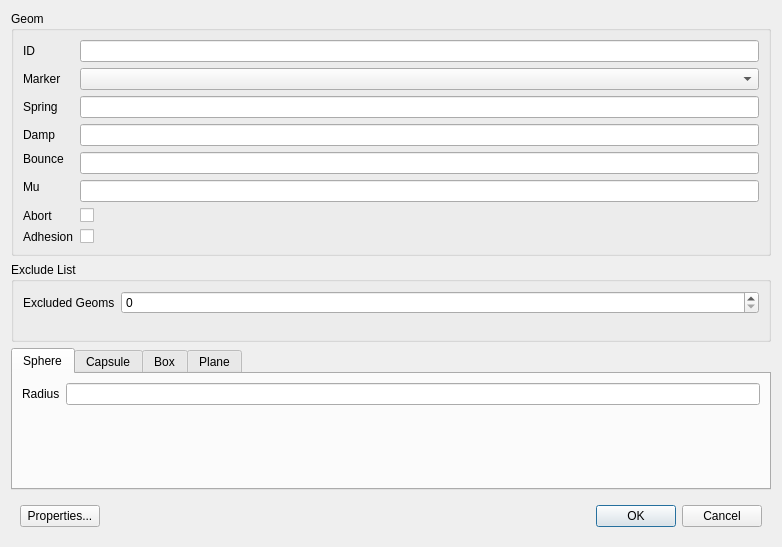
<?xml version="1.0" encoding="UTF-8"?>
<ui version="4.0">
 <class>DialogGeoms</class>
 <widget class="QDialog" name="DialogGeoms">
  <property name="geometry">
   <rect>
    <x>0</x>
    <y>0</y>
    <width>782</width>
    <height>540</height>
   </rect>
  </property>
  <property name="windowTitle">
   <string>Dialog</string>
  </property>
  <layout class="QGridLayout" name="gridLayout_7">
   <item row="0" column="0">
    <widget class="QGroupBox" name="groupBox">
     <property name="title">
      <string>Geom</string>
     </property>
     <layout class="QGridLayout" name="gridLayout">
      <item row="4" column="1" rowspan="2">
       <widget class="LineEditDouble" name="lineEditBounce"/>
      </item>
      <item row="2" column="1">
       <widget class="LineEditDouble" name="lineEditSpring"/>
      </item>
      <item row="7" column="0">
       <widget class="QLabel" name="label_8">
        <property name="text">
         <string>Abort</string>
        </property>
       </widget>
      </item>
      <item row="0" column="0">
       <widget class="QLabel" name="label">
        <property name="text">
         <string>ID</string>
        </property>
       </widget>
      </item>
      <item row="1" column="0">
       <widget class="QLabel" name="label_2">
        <property name="text">
         <string>Marker</string>
        </property>
       </widget>
      </item>
      <item row="3" column="0">
       <widget class="QLabel" name="label_5">
        <property name="text">
         <string>Damp</string>
        </property>
       </widget>
      </item>
      <item row="6" column="1">
       <widget class="LineEditDouble" name="lineEditMu"/>
      </item>
      <item row="5" column="0" rowspan="2">
       <widget class="QLabel" name="label_7">
        <property name="text">
         <string>Mu</string>
        </property>
       </widget>
      </item>
      <item row="0" column="1">
       <widget class="LineEditUniqueName" name="lineEditGeomID"/>
      </item>
      <item row="1" column="1">
       <widget class="QComboBox" name="comboBoxGeomMarker"/>
      </item>
      <item row="2" column="0">
       <widget class="QLabel" name="label_4">
        <property name="text">
         <string>Spring</string>
        </property>
       </widget>
      </item>
      <item row="4" column="0">
       <widget class="QLabel" name="label_6">
        <property name="text">
         <string>Bounce</string>
        </property>
       </widget>
      </item>
      <item row="7" column="1">
       <widget class="QCheckBox" name="checkBoxAbort">
        <property name="text">
         <string/>
        </property>
       </widget>
      </item>
      <item row="3" column="1">
       <widget class="LineEditDouble" name="lineEditDamp"/>
      </item>
      <item row="8" column="0">
       <widget class="QLabel" name="label_18">
        <property name="text">
         <string>Adhesion</string>
        </property>
       </widget>
      </item>
      <item row="8" column="1">
       <widget class="QCheckBox" name="checkBoxAdhesion">
        <property name="text">
         <string/>
        </property>
       </widget>
      </item>
     </layout>
    </widget>
   </item>
   <item row="1" column="0">
    <widget class="QGroupBox" name="groupBox_2">
     <property name="title">
      <string>Exclude List</string>
     </property>
     <layout class="QGridLayout" name="gridLayout_6">
      <item row="0" column="0">
       <widget class="QLabel" name="label_20">
        <property name="minimumSize">
         <size>
          <width>80</width>
          <height>0</height>
         </size>
        </property>
        <property name="text">
         <string>Excluded Geoms</string>
        </property>
       </widget>
      </item>
      <item row="0" column="1">
       <widget class="QSpinBox" name="spinBoxNExcludedGeoms">
        <property name="sizePolicy">
         <sizepolicy hsizetype="Expanding" vsizetype="Fixed">
          <horstretch>0</horstretch>
          <verstretch>0</verstretch>
         </sizepolicy>
        </property>
       </widget>
      </item>
      <item row="1" column="0" colspan="2">
       <widget class="QWidget" name="widgetExcludedGeomsPlaceholder" native="true">
        <property name="sizePolicy">
         <sizepolicy hsizetype="Preferred" vsizetype="MinimumExpanding">
          <horstretch>0</horstretch>
          <verstretch>0</verstretch>
         </sizepolicy>
        </property>
        <property name="minimumSize">
         <size>
          <width>0</width>
          <height>10</height>
         </size>
        </property>
       </widget>
      </item>
     </layout>
    </widget>
   </item>
   <item row="2" column="0">
    <widget class="QTabWidget" name="tabWidget">
     <property name="sizePolicy">
      <sizepolicy hsizetype="Expanding" vsizetype="Preferred">
       <horstretch>0</horstretch>
       <verstretch>0</verstretch>
      </sizepolicy>
     </property>
     <property name="currentIndex">
      <number>0</number>
     </property>
     <widget class="QWidget" name="tab">
      <attribute name="title">
       <string>Sphere</string>
      </attribute>
      <layout class="QGridLayout" name="gridLayout_4">
       <item row="0" column="0">
        <widget class="QLabel" name="label_3">
         <property name="text">
          <string>Radius</string>
         </property>
        </widget>
       </item>
       <item row="0" column="1">
        <widget class="LineEditDouble" name="lineEditSphereRadius"/>
       </item>
       <item row="1" column="0">
        <spacer name="verticalSpacer">
         <property name="orientation">
          <enum>Qt::Vertical</enum>
         </property>
         <property name="sizeHint" stdset="0">
          <size>
           <width>20</width>
           <height>40</height>
          </size>
         </property>
        </spacer>
       </item>
      </layout>
     </widget>
     <widget class="QWidget" name="tab_2">
      <attribute name="title">
       <string>Capsule</string>
      </attribute>
      <layout class="QGridLayout" name="gridLayout_3">
       <item row="1" column="0">
        <widget class="QLabel" name="label_10">
         <property name="text">
          <string>Length</string>
         </property>
        </widget>
       </item>
       <item row="1" column="1">
        <widget class="LineEditDouble" name="lineEditCapsuleLength"/>
       </item>
       <item row="0" column="1">
        <widget class="LineEditDouble" name="lineEditCapsuleRadius"/>
       </item>
       <item row="0" column="0">
        <widget class="QLabel" name="label_9">
         <property name="text">
          <string>Radius</string>
         </property>
        </widget>
       </item>
       <item row="2" column="0">
        <spacer name="verticalSpacer_2">
         <property name="orientation">
          <enum>Qt::Vertical</enum>
         </property>
         <property name="sizeHint" stdset="0">
          <size>
           <width>20</width>
           <height>40</height>
          </size>
         </property>
        </spacer>
       </item>
      </layout>
     </widget>
     <widget class="QWidget" name="tab_3">
      <attribute name="title">
       <string>Box</string>
      </attribute>
      <layout class="QGridLayout" name="gridLayout_2">
       <item row="1" column="1">
        <widget class="LineEditDouble" name="lineEditBoxLengthY"/>
       </item>
       <item row="1" column="0">
        <widget class="QLabel" name="label_11">
         <property name="text">
          <string>Length Y</string>
         </property>
        </widget>
       </item>
       <item row="0" column="0">
        <widget class="QLabel" name="label_12">
         <property name="text">
          <string>Length X</string>
         </property>
        </widget>
       </item>
       <item row="2" column="0">
        <widget class="QLabel" name="label_13">
         <property name="text">
          <string>Length Z</string>
         </property>
        </widget>
       </item>
       <item row="0" column="1">
        <widget class="LineEditDouble" name="lineEditBoxLengthX"/>
       </item>
       <item row="2" column="1">
        <widget class="LineEditDouble" name="lineEditBoxLengthZ"/>
       </item>
       <item row="3" column="0">
        <spacer name="verticalSpacer_3">
         <property name="orientation">
          <enum>Qt::Vertical</enum>
         </property>
         <property name="sizeHint" stdset="0">
          <size>
           <width>20</width>
           <height>40</height>
          </size>
         </property>
        </spacer>
       </item>
      </layout>
     </widget>
     <widget class="QWidget" name="tab_4">
      <attribute name="title">
       <string>Plane</string>
      </attribute>
      <layout class="QGridLayout" name="gridLayout_5">
       <item row="4" column="0">
        <widget class="QLabel" name="label_19">
         <property name="text">
          <string>Plane marker must be attached to World.</string>
         </property>
        </widget>
       </item>
       <item row="3" column="0">
        <widget class="QLabel" name="label_16">
         <property name="text">
          <string>Marker Z axis is normal to the plane.</string>
         </property>
        </widget>
       </item>
       <item row="0" column="0">
        <widget class="QLabel" name="label_14">
         <property name="text">
          <string>Plane is defined by the marker:</string>
         </property>
        </widget>
       </item>
       <item row="1" column="0">
        <widget class="QLabel" name="label_17">
         <property name="text">
          <string>Marker position is in the plane.</string>
         </property>
        </widget>
       </item>
       <item row="2" column="0">
        <widget class="QLabel" name="label_15">
         <property name="text">
          <string>Marker X and Y axes are directions in the plane.</string>
         </property>
        </widget>
       </item>
      </layout>
     </widget>
    </widget>
   </item>
   <item row="3" column="0">
    <widget class="QWidget" name="widget" native="true">
     <layout class="QHBoxLayout" name="horizontalLayout">
      <item>
       <widget class="QPushButton" name="pushButtonProperties">
        <property name="text">
         <string>Properties...</string>
        </property>
       </widget>
      </item>
      <item>
       <spacer name="horizontalSpacer">
        <property name="orientation">
         <enum>Qt::Horizontal</enum>
        </property>
        <property name="sizeHint" stdset="0">
         <size>
          <width>280</width>
          <height>20</height>
         </size>
        </property>
       </spacer>
      </item>
      <item>
       <widget class="QPushButton" name="pushButtonOK">
        <property name="text">
         <string>OK</string>
        </property>
        <property name="default">
         <bool>true</bool>
        </property>
       </widget>
      </item>
      <item>
       <widget class="QPushButton" name="pushButtonCancel">
        <property name="text">
         <string>Cancel</string>
        </property>
       </widget>
      </item>
     </layout>
    </widget>
   </item>
  </layout>
 </widget>
 <customwidgets>
  <customwidget>
   <class>LineEditDouble</class>
   <extends>QLineEdit</extends>
   <header>LineEditDouble.h</header>
  </customwidget>
  <customwidget>
   <class>LineEditUniqueName</class>
   <extends>QLineEdit</extends>
   <header>LineEditUniqueName.h</header>
  </customwidget>
 </customwidgets>
 <tabstops>
  <tabstop>lineEditGeomID</tabstop>
  <tabstop>comboBoxGeomMarker</tabstop>
  <tabstop>lineEditSpring</tabstop>
  <tabstop>lineEditDamp</tabstop>
  <tabstop>lineEditBounce</tabstop>
  <tabstop>lineEditMu</tabstop>
  <tabstop>checkBoxAbort</tabstop>
  <tabstop>tabWidget</tabstop>
  <tabstop>lineEditSphereRadius</tabstop>
  <tabstop>lineEditCapsuleRadius</tabstop>
  <tabstop>lineEditCapsuleLength</tabstop>
  <tabstop>lineEditBoxLengthX</tabstop>
  <tabstop>lineEditBoxLengthY</tabstop>
  <tabstop>lineEditBoxLengthZ</tabstop>
  <tabstop>pushButtonOK</tabstop>
  <tabstop>pushButtonCancel</tabstop>
 </tabstops>
 <resources/>
 <connections/>
</ui>
